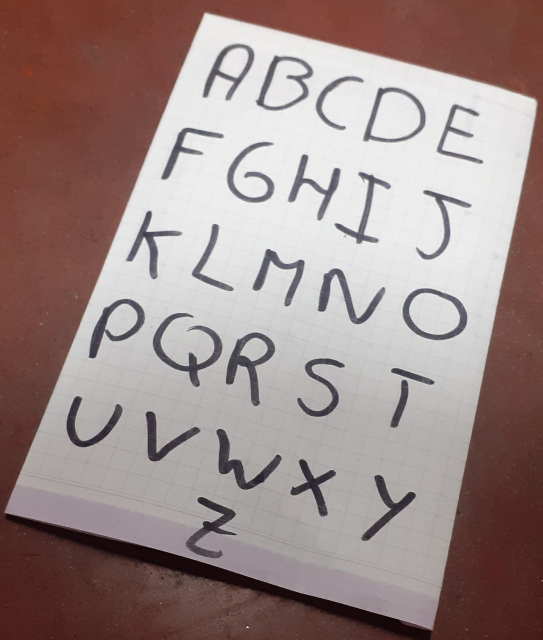
#> input picture 1.jpg, 1086 x 1280 px (shown at 1/2 size)
$ python 2.py
#> lines starting #> are read from the running program, lines starting #| are printed output that depends on the picture; after the words box and inside, x2 and y2 are one past the last pixel; in counts of white or black regions, pixels touching at a corner belong together
import cv2
import numpy as np
#import matplotlib as plt
from matplotlib import pyplot as plt

img = cv2.imread("1.jpg",0)
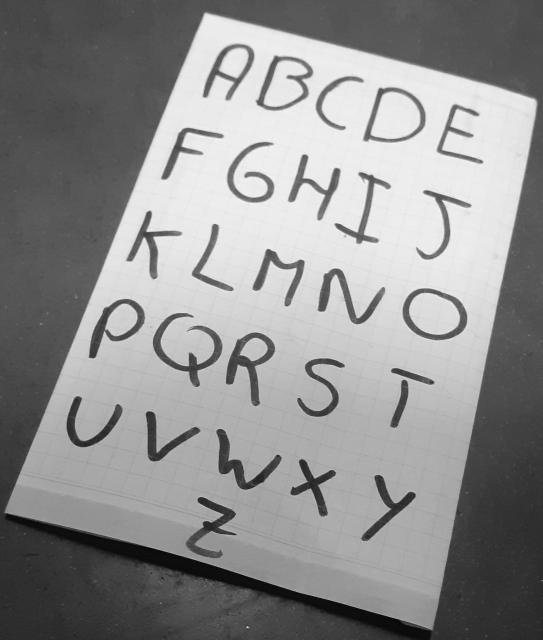
#> img: shape (1280, 1086) (shown at 1/2 size); min 0, max 255, mean 143.1
img=cv2.resize(img,(500,300))
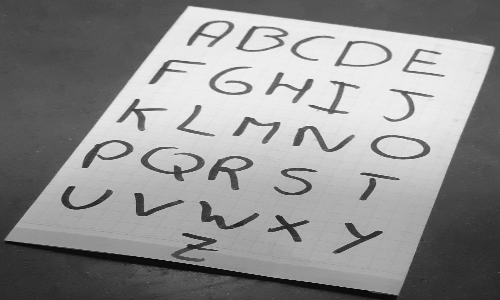
#> img: shape (300, 500); min 5, max 248, mean 143
cv2.imshow("b.png",img)

#########  write your code here ##################

img_out = img

hist = cv2.calcHist([img_out], [0], None, [256], [0, 256])
#> hist = 256 values, max 4224 at index 235, min 0 at index 0, mean 585.9


height, width = img_out.shape
#> height = 300; width = 500
for i in range(height):
    for j in range(width):
        if img_out[i][j]<=97:
            img_out[i][j]=0
        else:
            img_out[i][j]=255
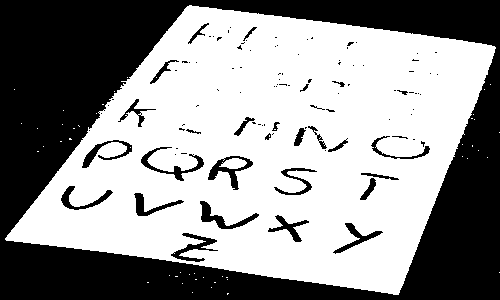
#> img_out: shape (300, 500); 57.8% white; 105 black regions (75 under 20 px), largest, box (x1, y1, x2, y2) and area: (0, 0, 500, 300) 57839, (208, 156, 253, 190) 458, (200, 201, 259, 229) 453


######## the result have to be set in img_out ####
######## not modify from here ####################

cv2.imshow("2.png", img_out)
